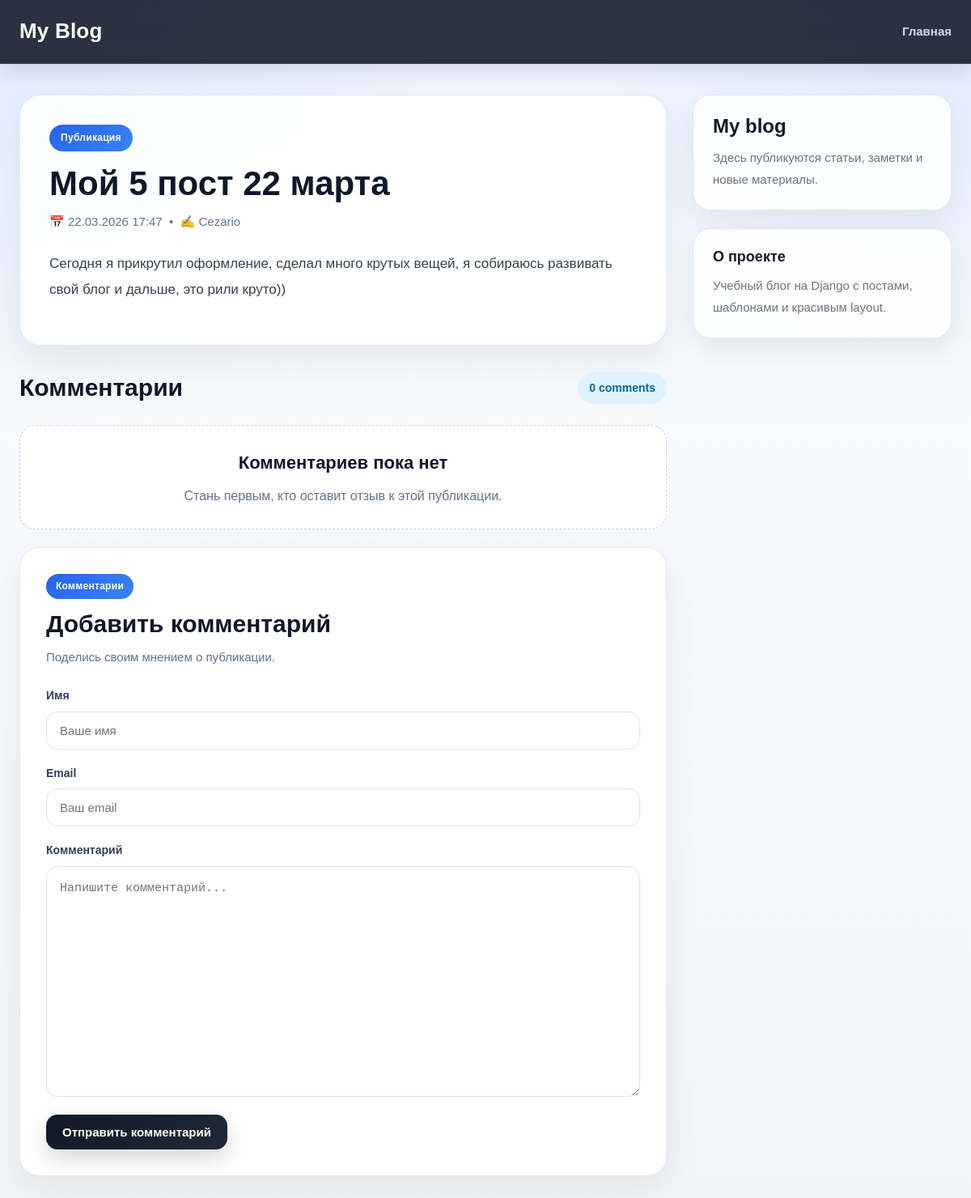
The app's page /blog/2026/3/22/my_three_post/ with its own data.
### blog/models.py (models this page shows, shortened)
class Post(models.Model):
	class Status(models.TextChoices):
		DRAFT = 'DF', 'Черновик'
		PUBLISHED = 'PB', 'Опубликованный'
	title = models.CharField(max_length=200)
	slug = models.SlugField(max_length=200, unique_for_date='publish')
	author = models.ForeignKey(
		settings.AUTH_USER_MODEL,
		on_delete=models.CASCADE,
		related_name='blog_posts',
		)
	body = models.TextField()
	publish = models.DateTimeField(default=timezone.now)
	created = models.DateTimeField(auto_now_add=True)
	updated = models.DateTimeField(auto_now=True)
	status = models.CharField(
		max_length=2,
		choices=Status,
		default = Status.DRAFT,)
	objects = models.Manager()
	published = PublishManager()
	class Meta:
		ordering = ['-publish']
		indexes = [
			models.Index(fields=['-publish']),
		]

### blog/views.py (the view)
def post_detail(request, year, month, day, post):
    post = get_object_or_404(
        Post.published,
        slug=post,
        publish__year=year,
        publish__month=month,
        publish__day=day)
    comments = post.comments.filter(active=True)
    form = CommentForm()
    return render(
        request,
        'blog/post/detail.html',
        {'post': post, 'comments': comments, 'form': form}
        )

### blog/forms.py
class CommentForm(forms.ModelForm):
    class Meta:
        model = Comment
        fields = ['name', 'email', 'body']
        widgets = {
            'name': forms.TextInput(attrs={'placeholder': 'Ваше имя'}),
            'email': forms.EmailInput(attrs={'placeholder': 'Ваш email'}),
            'body': forms.Textarea(attrs={'placeholder': 'Напишите комментарий...'}),
        }

### blog/models.py (called while the page is built)
	def get_queryset(self):
		return super().get_queryset().filter(status=Post.Status.PUBLISHED)

### blog/templates/blog/post/detail.html (shortened to what this page needs)
{% extends "blog/base.html" %}
{% block content %}
<section class="post-detail-page">
  <article class="post-detail-card">
    <div class="post-detail-card__top">
      <span class="post-detail-card__badge">Публикация</span>
      <h1 class="post-detail__title">{{ post.title }}</h1>
      <p class="date post-detail__meta">
        📅 {{ post.publish|date:"d.m.Y H:i" }} &nbsp;•&nbsp; ✍ {{ post.author }}
      </p>
    </div>
    <div class="post-detail__content">
      {{ post.body|linebreaks }}
    </div>
  </article>
  <section class="comments-section">
    {% with comments.count as total_comments %}
      <div class="comments-section__header">
        <h2 class="comments-section__title">
          Комментарии
        </h2>
        <span class="comments-section__count">
          {{ total_comments }} comment{{ total_comments|pluralize }}
        </span>
      </div>
    {% endwith %}
    <div class="comments-list">
      {% for comment in comments %}
        <article class="comment-card">
          <div class="comment-card__header">
            <div class="comment-card__author-block">
              <span class="comment-card__number">#{{ forloop.counter }}</span>
              <span class="comment-card__author">{{ comment.name }}</span>
            </div>
            <span class="comment-card__date">
              {{ comment.created|date:"d.m.Y H:i" }}
            </span>
          </div>
          <div class="comment-card__body">
            {{ comment.body|linebreaks }}
          </div>
        </article>
      {% empty %}
        <div class="comments-empty">
          <h3>Комментариев пока нет</h3>
          <p>Стань первым, кто оставит отзыв к этой публикации.</p>
        </div>
      {% endfor %}
    </div>
    {% include "blog/post/includes/comment_form.html" %}
  </section>
</section>
{% endblock %}

### blog/static/css/blog.css (style rules this page uses)
* { box-sizing: border-box; }
html, body { margin: 0; padding: 0; }
body { min-height: 100vh; font-family: Arial, Helvetica, sans-serif; color: #1f2937; background: radial-gradient(circle at top left, rgba(96, 165, 250, 0.10), transparent 28%), radial-gradient(circle at top right, rgba(59, 130, 246, 0.08), transparent 24%), linear-gradient(180deg, #eef4ff 0%, #f7f9fc 35%, #f3f4f6 100%); line-height: 1.6; }
.post-detail__title { margin: 0 0 16px; font-size: 42px; line-height: 1.12; font-weight: 800; color: #0f172a; }
.post-detail__body, .post-detail__content { font-size: 17px; line-height: 1.9; color: #374151; }
.post-detail__body p, .post-detail__content p { margin: 0 0 16px; }
.date { color: #6b7280; }
.comment-form input[type="text"], .comment-form input[type="email"], .comment-form textarea { width: 100%; border: 1px solid #dbe3ee; border-radius: 14px; background: #ffffff; padding: 14px 16px; font-size: 15px; color: #111827; outline: none; transition: border-color 0.2s ease, box-shadow 0.2s ease, background 0.2s ease; }
.comment-form textarea { min-height: 160px; resize: vertical; line-height: 1.7; }
.post-detail-page { display: flex; flex-direction: column; gap: 28px; }
.post-detail-card { background: rgba(255, 255, 255, 0.95); border: 1px solid rgba(226, 232, 240, 0.95); border-radius: 26px; padding: 36px; box-shadow: 0 18px 44px rgba(15, 23, 42, 0.07); }
.post-detail-card__top { margin-bottom: 24px; }
.post-detail-card__badge { display: inline-flex; align-items: center; justify-content: center; padding: 7px 14px; border-radius: 999px; background: linear-gradient(135deg, #2563eb, #3b82f6); color: #ffffff; font-size: 12px; font-weight: 800; letter-spacing: 0.3px; margin-bottom: 16px; }
.post-detail__title { margin: 0 0 12px; font-size: 42px; line-height: 1.12; font-weight: 800; color: #0f172a; }
.post-detail__meta { margin: 0; color: #64748b; font-size: 15px; }
.post-detail__content { font-size: 17px; line-height: 1.9; color: #374151; }
.post-detail__content p { margin: 0 0 16px; }
.comments-section { display: flex; flex-direction: column; gap: 22px; }
.comments-section__header { display: flex; align-items: center; justify-content: space-between; gap: 16px; flex-wrap: wrap; }
.comments-section__title { margin: 0; font-size: 30px; font-weight: 800; color: #0f172a; }
.comments-section__count { display: inline-flex; align-items: center; justify-content: center; padding: 8px 14px; border-radius: 999px; background: #e0f2fe; color: #0369a1; font-size: 14px; font-weight: 700; }
.comments-list { display: flex; flex-direction: column; gap: 18px; }
.comments-empty { background: rgba(255, 255, 255, 0.92); border: 1px dashed #cbd5e1; border-radius: 20px; padding: 28px; text-align: center; color: #64748b; }
.comments-empty h3 { margin: 0 0 10px; color: #0f172a; font-size: 22px; }
.comments-empty p { margin: 0; }

### records on screen
Post: title "Мой 5 пост 22 марта", publish "22.03.2026 17:47", author "Cezario", body "Сегодня я прикрутил оформление, сделал много крутых вещей, я собираюсь развивать свой блог и дальше, это рили круто))"

### other values on screen
{{ total_comments }} "0"
